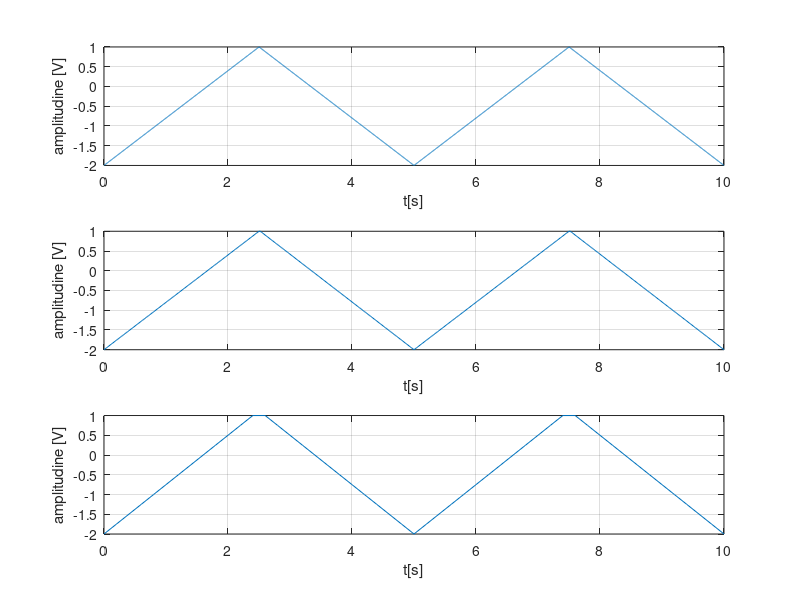

Write MATLAB code to recreate this figure.
%rezolutie temporara de 2ms

%generam semnalul liniar pe portiunea crescatoare
T1=0:0.002:2.5;
line1=length(T1);
semnal1=linspace(-2,1,line1);
%generam semnalul pe portiunea decrescatoare
T2=2.502:0.002:5;
line2=length(T2);
semnal2=linspace(1,-2,line2);
%imbinam portiunile crescatoare si descrescatoare
T=[T1 T2];
semnal=[semnal1 semnal2];
%afisam 2 perioade
semnal=[semnal semnal]; 
T=[T T+5];
%afisam graficul
subplot(3,1,1)
plot(T,semnal),grid,xlabel('t[s]'),ylabel('amplitudine [V]');

%rezolutie temporara de 20ms

T1=0:0.02:2.5;
line1=length(T1);
semnal1=linspace(-2,1,line1);
T2=2.52:0.02:5;
line2=length(T2);
semnal2=linspace(1,-2,line2);
T=[T1 T2];
semnal=[semnal1 semnal2];
semnal=[semnal semnal]; 
T=[T T+5];
subplot(3,1,2)
plot(T,semnal),grid,xlabel('t[s]'),ylabel('amplitudine [V]');

%rezolutie temporara de 200ms

T1=0:0.2:2.4;
line1=length(T1);
semnal1=linspace(-2,1,line1);
T2=2.6:0.2:5;
line2=length(T2);
semnal2=linspace(1,-2,line2);
T=[T1 T2];
semnal=[semnal1 semnal2];
semnal=[semnal semnal]; 
T=[T T+5];
subplot(3,1,3)
plot(T,semnal),grid,xlabel('t[s]'),ylabel('amplitudine [V]');